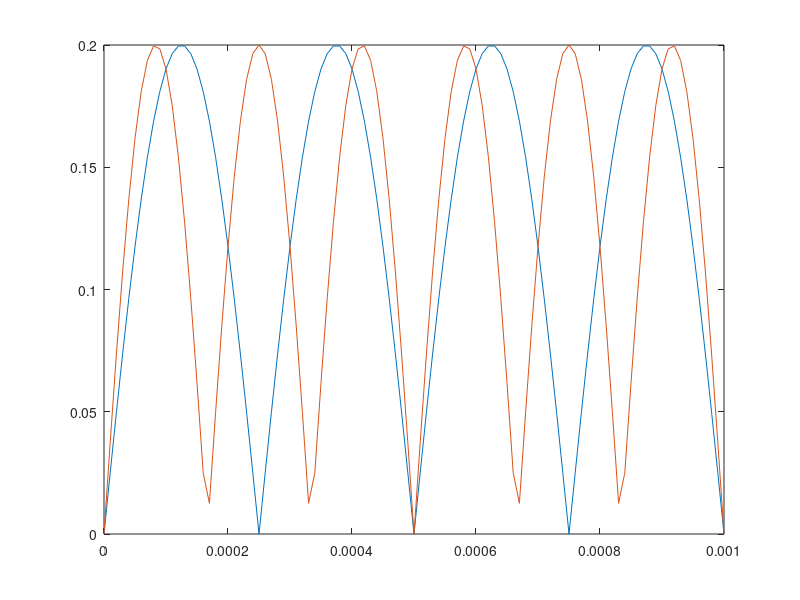
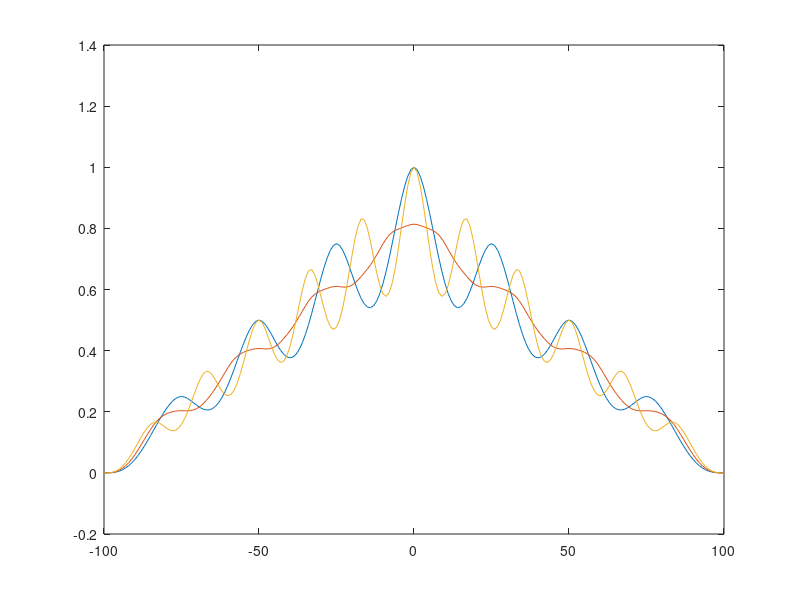

Source code (MATLAB) for these figures, in order:
% t = 0:1/2000:2-1/2000;
% q = chirp(t-2,4,1/2,6,'quadratic',100,'convex').*exp(-4*(t-1).^2);
% plot(t,q)

clear all
close all 

t = 0:1e-5:1e-3;
y = abs(0.2 * sin(2*pi*2e3*t));
t2 = 0:1e-5:1e-3;
y2 = abs(0.2 * sin(3*pi*2e3*t));
 plot(t,y)
 hold on 
plot(t2,y2)


[r3,l]= xcorr(y, 'normalized');
 figure 
 plot(l,r3)

 [r4,l4]= xcorr(y2, y, 'normalized');
 hold on  
 plot(l4,r4)

 [r5,l5]= xcorr(y2,y2, 'normalized');
 hold on  
 plot(l5,r5)